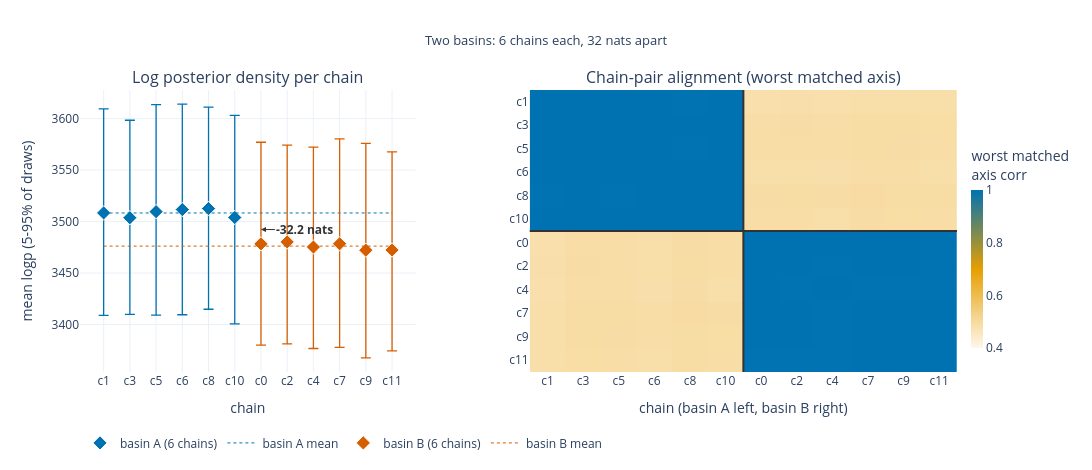

The notebook cell this image was saved under:
### Markdown cell above
### 1 · Twelve chains, two basins, split six-six.
Basin A sits **32.2 nats** above basin B. Every chain pair inside a basin matches at **0.999**; every cross-basin pair at **0.48**.

### Code cell
ORD = BA + BB
tick = [f"c{c}" for c in ORD]
m, (lo, hi) = lp.mean(axis=1), np.quantile(lp, [0.05, 0.95], axis=1)

fig = make_subplots(rows=1, cols=2, column_widths=[0.44, 0.56], horizontal_spacing=0.13,
                    subplot_titles=["Log posterior density per chain",
                                    "Chain-pair alignment (worst matched axis)"])
for tag, sel, colr in [(f"basin A ({len(BA)} chains)", BA, C["blue"]),
                       (f"basin B ({len(BB)} chains)", BB, C["verm"])]:
    fig.add_trace(go.Scatter(
        x=[f"c{c}" for c in sel], y=m[sel], mode="markers", name=tag,
        marker=dict(color=colr, size=11, symbol="diamond", line=dict(color="white", width=1)),
        error_y=dict(type="data", symmetric=False, array=hi[sel] - m[sel], arrayminus=m[sel] - lo[sel],
                     color=colr, thickness=1.3, width=5),
        hovertemplate="%{x}: %{y:.1f}<extra></extra>"), row=1, col=1)
    fig.add_trace(go.Scatter(x=tick, y=[lp[sel].mean()] * len(tick), mode="lines",
                             name=f"{tag.split(' (')[0]} mean", line=dict(color=colr, width=1, dash="dot"),
                             hoverinfo="skip"), row=1, col=1)
fig.add_annotation(x=tick[len(BA)], y=(lp[BA].mean() + lp[BB].mean()) / 2, text=f"<b>{GAP:.1f} nats</b>",
                   showarrow=True, arrowhead=2, ax=44, ay=0, font=dict(size=12, color=C["dark"]),
                   arrowcolor=C["dark"], row=1, col=1)

fig.add_trace(go.Heatmap(
    z=ALIGN[np.ix_(ORD, ORD)], x=tick, y=tick, zmin=0.4, zmax=1.0,
    colorscale=[[0, "#FFF7EC"], [0.5, C["orange"]], [1.0, C["blue"]]],
    colorbar=dict(title="worst matched<br>axis corr", thickness=12, len=0.78, x=1.005, y=0.44),
    hovertemplate="%{y} vs %{x}: %{z:.3f}<extra></extra>"), row=1, col=2)
for pos in (len(BA) - 0.5,):
    fig.add_vline(x=pos, line=dict(color=C["dark"], width=2), row=1, col=2)
    fig.add_hline(y=pos, line=dict(color=C["dark"], width=2), row=1, col=2)

fig.update_xaxes(categoryorder="array", categoryarray=tick, title_text="chain", row=1, col=1)
fig.update_xaxes(title_text="chain (basin A left, basin B right)", row=1, col=2)
fig.update_yaxes(title_text="mean logp (5-95% of draws)", row=1, col=1)
fig.update_yaxes(autorange="reversed", row=1, col=2)
fig.update_layout(title="Two basins: 6 chains each, 32 nats apart", height=470, width=1120,
                  legend=dict(orientation="h", y=-0.20), margin=dict(t=90, r=110))
show(fig, "p1_two_basins")

### Figure 1 — Plotly figure (JSON) as saved in the notebook; plotly's stock layout.template omitted (floating-point values rounded to 4 significant figures; data arrays with more than 128 entries replaced by an {"elided": "..."} marker saying what was removed)
{"data": [{"error_y": {"array": [100.9, 94.66, 104.0, 102.4, 98.54, 99.16], "arrayminus": [99.53, 93.79, 100.4, 102.2, 97.81, 103.3], "color": "#0072B2", "symmetric": false, "thickness": 1.3, "type": "data", "width": 5}, "hovertemplate": "%{x}: %{y:.1f}<extra></extra>", "marker": {"color": "#0072B2", "line": {"color": "white", "width": 1}, "size": 11, "symbol": "diamond"}, "mode": "markers", "name": "basin A (6 chains)", "type": "scatter", "x": ["c1", "c3", "c5", "c6", "c8", "c10"], "xaxis": "x", "y": [3508.0, 3504.0, 3510.0, 3512.0, 3513.0, 3504.0], "yaxis": "y"}, {"hoverinfo": "skip", "line": {"color": "#0072B2", "dash": "dot", "width": 1}, "mode": "lines", "name": "basin A mean", "type": "scatter", "x": ["c1", "c3", "c5", "c6", "c8", "c10", "c0", "c2", "c4", "c7", "c9", "c11"], "xaxis": "x", "y": [3508.0, 3508.0, 3508.0, 3508.0, 3508.0, 3508.0, 3508.0, 3508.0, 3508.0, 3508.0, 3508.0, 3508.0], "yaxis": "y"}, {"error_y": {"array": [98.66, 93.91, 96.95, 101.8, 103.8, 95.2], "arrayminus": [98.27, 99.07, 98.56, 100.7, 104.6, 97.96], "color": "#D55E00", "symmetric": false, "thickness": 1.3, "type": "data", "width": 5}, "hovertemplate": "%{x}: %{y:.1f}<extra></extra>", "marker": {"color": "#D55E00", "line": {"color": "white", "width": 1}, "size": 11, "symbol": "diamond"}, "mode": "markers", "name": "basin B (6 chains)", "type": "scatter", "x": ["c0", "c2", "c4", "c7", "c9", "c11"], "xaxis": "x", "y": [3478.0, 3480.0, 3475.0, 3478.0, 3472.0, 3472.0], "yaxis": "y"}, {"hoverinfo": "skip", "line": {"color": "#D55E00", "dash": "dot", "width": 1}, "mode": "lines", "name": "basin B mean", "type": "scatter", "x": ["c1", "c3", "c5", "c6", "c8", "c10", "c0", "c2", "c4", "c7", "c9", "c11"], "xaxis": "x", "y": [3476.0, 3476.0, 3476.0, 3476.0, 3476.0, 3476.0, 3476.0, 3476.0, 3476.0, 3476.0, 3476.0, 3476.0], "yaxis": "y"}, {"colorbar": {"len": 0.78, "thickness": 12, "title": {"text": "worst matched<br>axis corr"}, "x": 1.005, "y": 0.44}, "colorscale": [[0, "#FFF7EC"], [0.5, "#E69F00"], [1.0, "#0072B2"]], "hovertemplate": "%{y} vs %{x}: %{z:.3f}<extra></extra>", "type": "heatmap", "x": ["c1", "c3", "c5", "c6", "c8", "c10", "c0", "c2", "c4", "c7", "c9", "c11"], "xaxis": "x2", "y": ["c1", "c3", "c5", "c6", "c8", "c10", "c0", "c2", "c4", "c7", "c9", "c11"], "yaxis": "y2", "z": {"elided": "12x12 float values"}, "zmax": 1.0, "zmin": 0.4}], "layout": {"annotations": [{"font": {"size": 16}, "showarrow": false, "text": "Log posterior density per chain", "x": 0.1914, "xanchor": "center", "xref": "paper", "y": 1.0, "yanchor": "bottom", "yref": "paper"}, {"font": {"size": 16}, "showarrow": false, "text": "Chain-pair alignment (worst matched axis)", "x": 0.7564, "xanchor": "center", "xref": "paper", "y": 1.0, "yanchor": "bottom", "yref": "paper"}, {"arrowcolor": "#333333", "arrowhead": 2, "ax": 44, "ay": 0, "font": {"color": "#333333", "size": 12}, "showarrow": true, "text": "<b>-32.2 nats</b>", "x": "c0", "xref": "x", "y": 3492.0, "yref": "y"}], "height": 470, "legend": {"orientation": "h", "y": -0.2}, "margin": {"r": 110, "t": 90}, "shapes": [{"line": {"color": "#333333", "width": 2}, "type": "line", "x0": 5.5, "x1": 5.5, "xref": "x2", "y0": 0, "y1": 1, "yref": "y2 domain"}, {"line": {"color": "#333333", "width": 2}, "type": "line", "x0": 0, "x1": 1, "xref": "x2 domain", "y0": 5.5, "y1": 5.5, "yref": "y2"}], "title": {"font": {"size": 13}, "text": "Two basins: 6 chains each, 32 nats apart", "x": 0.5}, "width": 1120, "xaxis": {"anchor": "y", "categoryarray": ["c1", "c3", "c5", "c6", "c8", "c10", "c0", "c2", "c4", "c7", "c9", "c11"], "categoryorder": "array", "domain": [0.0, 0.3828], "title": {"text": "chain"}}, "xaxis2": {"anchor": "y2", "domain": [0.5128, 1.0], "title": {"text": "chain (basin A left, basin B right)"}}, "yaxis": {"anchor": "x", "domain": [0.0, 1.0], "title": {"text": "mean logp (5-95% of draws)"}}, "yaxis2": {"anchor": "x2", "autorange": "reversed", "domain": [0.0, 1.0]}}}
